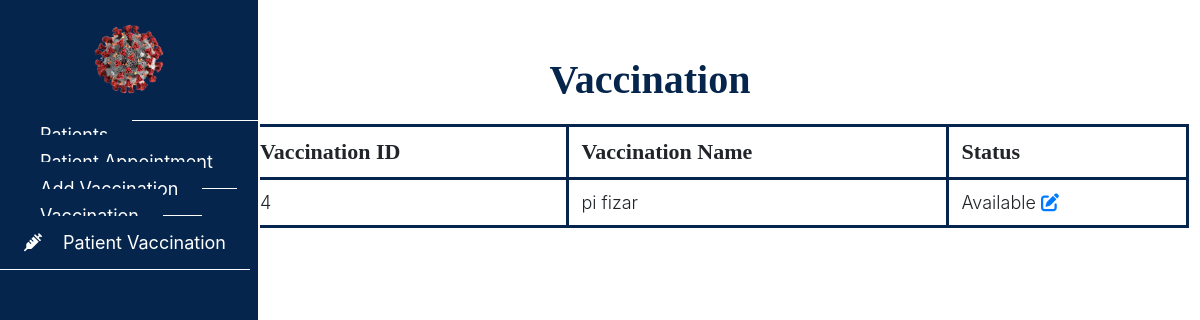
Page /hospital/vacstatus.php (signed in) on the earlier database version.
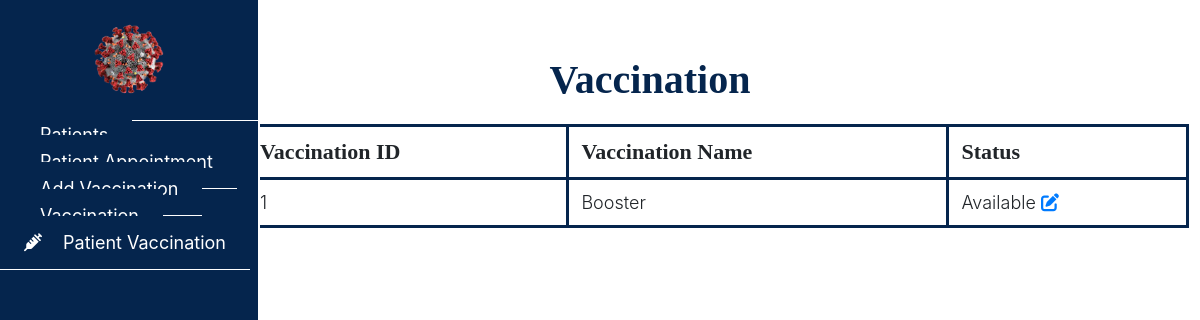
Same page on the later database version.
### tables this page shows
CREATE TABLE `vaccination` (
  `vac_id` int(11) NOT NULL,
  `vac_name` varchar(255) NOT NULL,
  `patient_id` int(11) DEFAULT NULL,
  `hospital_id` int(11) DEFAULT NULL,
  `vac_status` enum('Available','Unavailable') DEFAULT NULL
);

### hospital/vacstatus.php (the view, shortened to what this page needs)
<?php
include("../connection.php");
?>
<html lang="en">
<head>
    <link rel="stylesheet" href="../admin/assets/style.css">
    <link rel="stylesheet" href="https://cdn.usebootstrap.com/bootstrap/3.3.7/css/bootstrap.min.css">
    <link rel="stylesheet"
        href="https://cdnjs.cloudflare.com/ajax/libs/material-design-iconic-font/2.2.0/css/material-design-iconic-font.min.css">
    <link rel="stylesheet" href="https://cdnjs.cloudflare.com/ajax/libs/font-awesome/6.4.0/css/all.min.css">
</head>
<body>
    <div id="sidebar">
        <header>
            <a href="#"><img src="../images/covidlogo.png" alt="" style="width:120px ; height:120;padding: 20px;"></a>
        </header>
        <ul class="nav">
            <li>
                <a href="patientlist.php">
                </a>
            </li>
            <li>
                <a href="patientappointment.php">
                </a>
            </li>
            <li>
                <a href="addvaccine.php">
                </a>
            </li>
            <li>
                <a href="vacstatus.php">
                </a>
            </li>
            <li>
                <a href="patientvacstatus.php">
                    <i class="fas fa-syringe"></i> Patient Vaccination
                </a>
            </li>
        </ul>
    </div>
    <nav class="navbar">
        <div class="container-fluid">
            <ul class="nav navbar-nav navbar-right">
                <li class="dropdown">
                    <a href="#" class="dropdown-toggle" data-toggle="dropdown">
                    </a>
                </li>
            </ul>
        </div>
    </nav>
    <div class="container-fluid" id="all-products">
        <h1 class="text-center">Vaccination</h1>
        <div class="container">
            <table class="table">
                <thead>
                    <tr>
                        <th>Vaccination ID</th>
                        <th>Vaccination Name</th>
                        <th>Status</th>
                    </tr>
                </thead>
                <tbody>
                    <?php
                    $hospital_id = $_SESSION['hospital_id'];
                    $query = "SELECT vac_id,vac_name,vac_status from vaccination WHERE hospital_id='$hospital_id'";
                    $result = mysqli_query($con, $query);
                    while ($row = mysqli_fetch_assoc($result)):
                        $hospital_query = "SELECT hospital_name FROM hospital WHERE hospital_id = $hospital_id";
                        $hospital_result = mysqli_query($con, $hospital_query);
                        if ($hospital_result):
                            ?>
                            <tr id="row_<?= $row['vac_id'] ?>">
                                <td>
                                    <?= $row['vac_id'] ?>
                                </td>
                                <td>
                                    <?= $row['vac_name'] ?>
                                </td>
                                <td>
                                    <?= $row['vac_status'] ?>
                                    <a href="editvacstatus.php?vac_id=<?= $row['vac_id'] ?>">
                                        <i class="fas fa-edit"></i>
                                    </a>
                                </td>
                            </tr>
                        <?php endif; ?>
                    <?php endwhile; ?>
                </tbody>
            </table>
        </div>
    </div>
</body>
</html>
</body>
</html>

Differences in the rows shown:
removed vaccination: vac_id "4", vac_name "pi fizar", vac_status "Available"
added vaccination: vac_id "1", vac_name "Booster", vac_status "Available"
